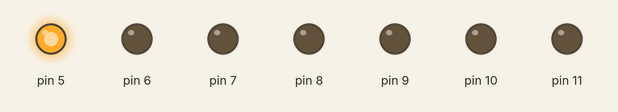
Simulated run of this sketch. Board: Arduino Uno, built with avr-gcc and run on an emulated ATmega328P. Shown: output pins drawn as LEDs (lit = HIGH).

Above: at 0.05 s.
At 0.55 s:
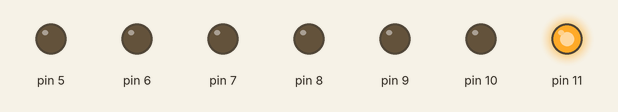
At 0.75 s:
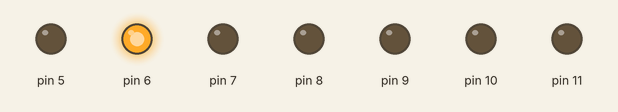
At 1.45 s:
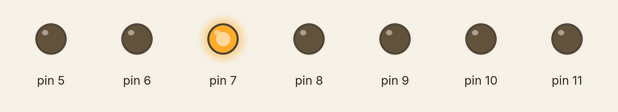
At 2.15 s:
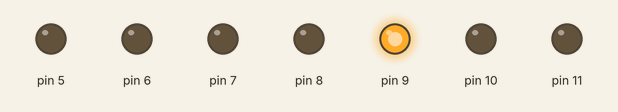
At 2.85 s:
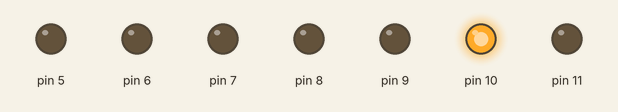
Timing chart, 0 to 3.1 s (numbered marks = the images above):
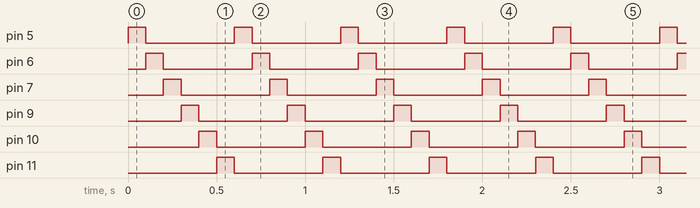

Measured:
- by itself, pin 5–7, pin 9–11: alternates HIGH for 0.10 s and LOW for 0.50 s
- by itself, everything shown: repeats every 0.60 s, in 6 steps

The sketch:

loopingSevenSegment.ino
```cpp
// C++ code
//
void setup() {
  pinMode(5, OUTPUT);
  pinMode(6, OUTPUT);
  pinMode(7, OUTPUT);
  pinMode(8, OUTPUT);
  pinMode(9, OUTPUT);
  pinMode(10, OUTPUT);
  pinMode(11, OUTPUT);
}

void loop() {
  for (int i = 5; i < 12; i++) {
    if (i == 8)
      continue;
    digitalWrite(i, HIGH);
    delay(100);
    digitalWrite(i, LOW);
  }
}
```
